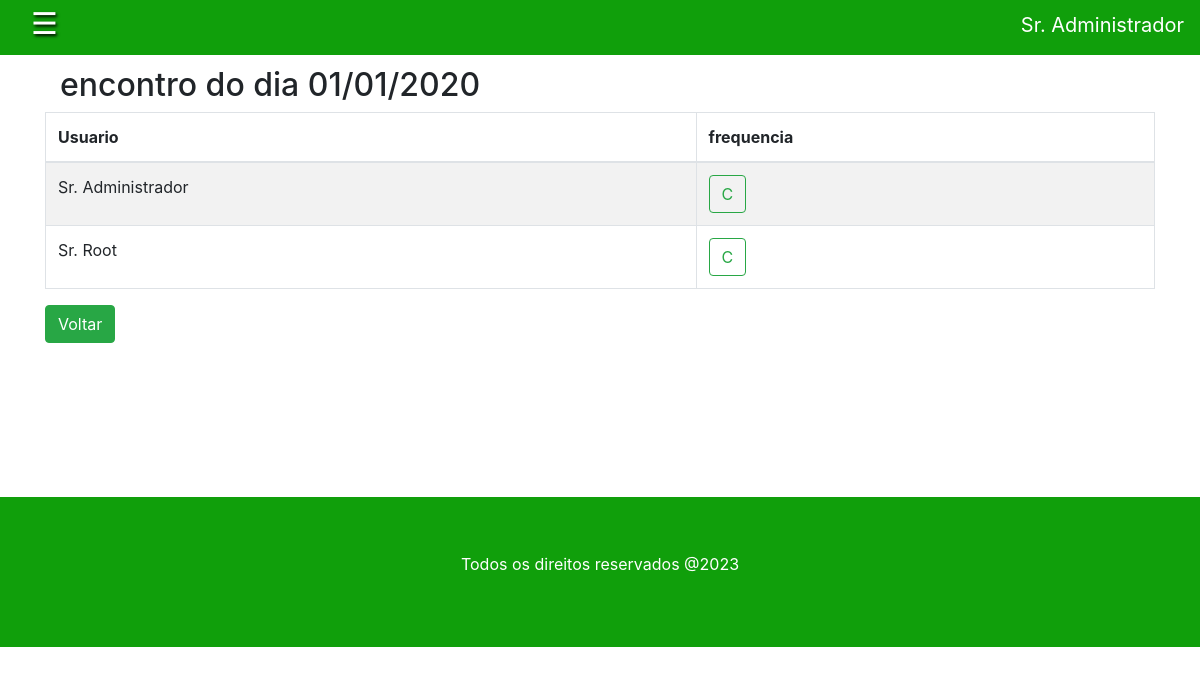
Page /app/controller/FrequenciaController.php?action=createFrequencias&idEncontro=1&idAlcateia=1 (signed in) on the committed database.
### tables this page shows
CREATE TABLE tb_encontros(
  id_encontro int AUTO_INCREMENT,
  id_alcateia int NOT NULL,
  data DATE NOT NULL,
  descricao TEXT(255) NOT NULL,
  PRIMARY KEY (id_encontro),
  FOREIGN KEY (id_alcateia) REFERENCES tb_alcateias (id_alcateia)
);

CREATE TABLE tb_usuarios ( 
  id_usuario int AUTO_INCREMENT, 
  id_endereco int NOT NULL,
  id_contato int NOT NULL,
  id_alcateia int ,
  nome varchar(70) NOT NULL, 
  cpf char(11) NOT NULL,
  login varchar(15) NOT NULL,
  senha varchar(15) NOT NULL,
  papeis varchar(255) NOT NULL DEFAULT 'LOBINHO',
  status_usuario varchar(70) NOT NULL DEFAULT 'ATIVO',
  PRIMARY KEY (id_usuario),
  FOREIGN KEY (id_endereco) REFERENCES tb_enderecos (id_endereco),
  FOREIGN KEY (id_contato) REFERENCES tb_contatos (id_contato),
  CONSTRAINT uk_usuarios UNIQUE (login)
);

### app/model/Encontro.php (called while the page is built, shortened)
<?php
class Encontro{
    private $data;
    public function getDataFormated()
    {
        if($this->data)
            return date_format(date_create($this->data),"d/m/Y");
        return "";
    }
    public function setData($data)
    {
        $this->data = $data;
        return $this;
    }
}

### app/dao/EncontroDAO.php (called while the page is built, shortened)
<?php
include_once(__DIR__ . "/../model/Encontro.php");
class EncontroDao {
    public function findById(int $id){
        $conn = Connection::getConn();
        $sql = "SELECT * FROM tb_encontros e" .
               " WHERE e.id_encontro = ?";
        $stm = $conn->prepare($sql);
        $stm->execute([$id]);
        $result = $stm->fetchAll();
        $encontros = $this->mapEncontro($result);
        if(count($encontros) == 1)
            return $encontros[0];
        elseif(count($encontros) == 0)
            return null;
        die("encontroDAO.findById()" .
            " - Erro: mais de uma encontro encontrado.");
    }
    public function mapEncontro($result){
        $encontros = array();
        foreach ($result as $reg) {
            $encontro = new Encontro();
            $encontro->setId_encontro($reg['id_encontro']);
            $encontro->setData($reg['data']);
            $encontro->setDescricao($reg['descricao']);
            $encontro->setId_alcateia($reg['id_alcateia']);
            array_push($encontros, $encontro);
        }
        return $encontros;
    }
}

### app/dao/FrequenciaDAO.php (called while the page is built, shortened)
<?php
include_once(__DIR__ . "/../model/Frequencia.php");
include_once(__DIR__ . "/../model/Usuario.php");
include_once(__DIR__ . "/../model/Encontro.php");
class FrequenciaDAO {
    public function findFrequenciaByIdEncontro(int $id){
        $conn = Connection::getConn();
        $sql = "SELECT * FROM tb_frequencias f" .
               " WHERE f.id_encontro = ? ORDER BY f.id_usuario";
        $stm = $conn->prepare($sql);
        $stm->execute([$id]);
        $result = $stm->fetchAll();
       return $this->mapFrequencia($result);
    }
    private function mapFrequencia($result){
        $frequencias = array();
        foreach ($result as $reg) {
            $frequencia = new frequencia();
            $frequencia->setId_usuario($reg['id_usuario']);
            $frequencia->setId_frequencia($reg['id_frequencia']);
            $frequencia->setId_encontro($reg['id_encontro']);
            $frequencia->setFrequencia($reg['frequencia']);
            array_push($frequencias, $frequencia);
        }
        return $frequencias;
    }
}

### app/model/Frequencia.php (called while the page is built, shortened)
<?php
class Frequencia {
    private $id_frequencia;
    private $frequencia;
    private $usuario;
    private $id_encontro;
    public function getId_frequencia()
    {
        return $this->id_frequencia;
    }
    public function setId_frequencia($id_frequencia)
    {
        $this->id_frequencia = $id_frequencia;
        return $this;
    }
    public function getUsuario()
    {
        return $this->usuario;
    }
    public function setUsuario($usuario)
    {
        $this->usuario = $usuario;
        return $this;
    }
    public function getId_encontro()
    {
        return $this->id_encontro;
    }
    public function setId_encontro($id_encontro)
    {
        $this->id_encontro = $id_encontro;
        return $this;
    }
    public function getFrequencia()
    {
        return $this->frequencia;
    }
    public function setFrequencia($frequencia)
    {
        $this->frequencia = $frequencia;
        return $this;
    }
}

### app/model/Usuario.php (called while the page is built, shortened)
<?php
class Usuario implements JsonSerializable {
    private $nome;
    private $idAlcateia;
    public function getNome()
    {
        return $this->nome;
    }
    public function setNome($nome)
    {
        $this->nome = $nome;
        return $this;
    }
    public function getIdAlcateia()
    {
        return $this->idAlcateia;
    }
    public function setIdAlcateia($idAlcateia)
    {
        $this->idAlcateia = $idAlcateia;
        return $this;
    }
}

### app/dao/UsuarioDAO.php (called while the page is built, shortened)
<?php
include_once(__DIR__ . "/../model/Usuario.php");
class UsuarioDAO {
    public function findUsuariosById(int $id){
        $conn = Connection::getConn();
        $sql = "SELECT * FROM tb_usuarios e" .
               " WHERE e.id_usuario = ? ORDER BY e.id_usuario";
        $stm = $conn->prepare($sql);
        $stm->execute([$id]);
        $result = $stm->fetchAll();
       $usuario = $this->mapUsuarios($result);
       if(count($usuario) == 1)
       return $usuario[0];
        elseif(count($usuario) == 0)
       return null;
        die("UsuarioDAO.findById()" .
            " - Erro: mais de um usuário encontrado.");
    }
    private function mapUsuarios($result) {
        $usuarios = array();
        foreach ($result as $reg) {
            $usuario = new Usuario();
            $usuario->setId($reg['id_usuario']);
            $usuario->setNome($reg['nome']);
            $usuario->setCpf($reg['cpf']);
            $usuario->setLogin($reg['login']);
            $usuario->setSenha($reg['senha']);
            $usuario->setPapeis($reg['papeis']);
            $usuario->setStatus($reg['status_usuario']);
            $usuario->setIdEndereco($reg['id_endereco']);
            $usuario->setIdContato($reg['id_contato']);
            $usuario->setIdAlcateia($reg['id_alcateia']);
            array_push($usuarios, $usuario);
        }
        return $usuarios;
    }
}

### app/view/pages/frequencia/listFrequencias.php (the view, shortened to what this page needs)
<?php
    require_once(__DIR__ . "/../../include/header.php");
    require_once(__DIR__ . "/../../include/menu.php");
?>
<div class="container">
    <div class="row">
        <div class="col-9">
        </div>
    </div>
    <div class="row" style="margin-top: 10px;">
            <div class="col-12">
            <div class="col-12">
            <h2>
            <?php echo"encontro do dia " . $dados['encontro']->getDataFormated(); ?>
            </h2>
            </div>
                <table id="tabfrequencias" class="table table-striped table-bordered">
                    <thead>
                        <tr>
                            <th>Usuario</th>
                            <th>frequencia</th>
                        </tr>
                    </thead>
                    <tbody>
                        <?php if (count($dados["lista"]) == 0) : ?>
                            <tr>
                                <td colspan="6">Nenhum usuário encontrado para registro, tente novamente.</td>
                            </tr>
                        <?php else: ?>
                            <?php foreach($dados["lista"] as $freq): ?>
                                <tr>
                                    <td><?php echo $freq->getUsuario()->getNome(); ?></td>
                                    <td>
                                        <?php
                                        if ($freq->getFrequencia() == 1) {
                                            echo "<a class='btn btn-outline-success' href='". BASEURL .
                                            "/controller/FrequenciaController.php?action=updateToFalse&id=". $freq->getId_frequencia() .
                                            "&idAlcateia=". $freq->getUsuario()->getIdAlcateia() ."&idEncontro=". $freq->getId_encontro() ."'>C</a>";
                                        } else {
                                            echo "<a class='btn btn-outline-danger' href='". BASEURL .
                                            "/controller/FrequenciaController.php?action=updateToTrue&id=". $freq->getId_frequencia() .
                                            "&idAlcateia=". $freq->getUsuario()->getIdAlcateia() ."&idEncontro=". $freq->getId_encontro() ."'>F</a>";
                                        }
                                        ?>
                                    </td>
                                </tr>
                            <?php endforeach; ?>
                        <?php endif; ?>
                    </tbody>
                </table>
                <a class="btn btn-success" href="<?= BASEURL ?>/controller/EncontroController.php?action=list">Voltar</a>
            </div>
        </div>
</div>
<br><br><br><br><br><br>
<?php
    require_once(__DIR__ . "/../../include/footer.php");
?>

### app/view/styles/main.css (style rules this page uses)
:root { --cor-dark-mod: #293556; }
body { overflow-x: hidden; min-height: 100vh; }

### rows in the picture
tb_encontros: data "01/01/2020"
tb_usuarios: nome "Sr. Administrador"
tb_usuarios: nome "Sr. Root"

### other values in the picture
$nome "Sr. Administrador"
